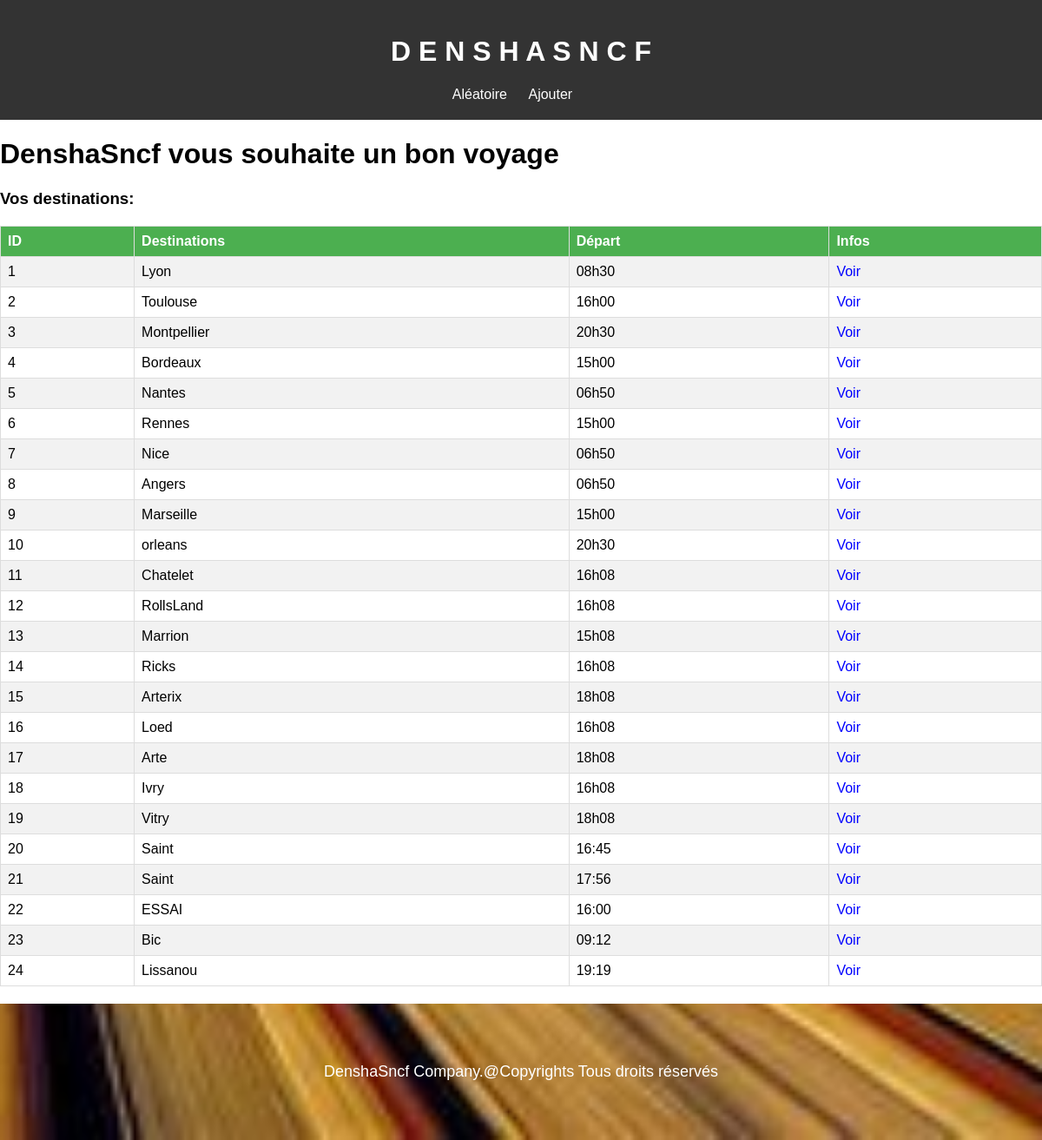
The app's page /ratp/index with its own data.
### ratp/models.py (models this page shows)
class Train(models.Model):
    id=models.AutoField(primary_key=True)
    arrets=models.CharField(max_length=100)
    destination=models.CharField(max_length=100)
    depart=models.CharField(max_length=100)
    arrivee=models.CharField(max_length=105)

### ratp/views.py (the view)
# urls.py: path('index',views.index, name="index" ),
def index(request):
    trai=Train.objects.all()
    return render(request,"ratp/index.html",{
        "train":trai,
    })

### ratp/templates/ratp/index.html (shortened to what this page needs)
{% load static %}
<!DOCTYPE html>
<html lang="en">
<head>
    <link rel="stylesheet" href="{% static 'ratp/CSS/index.css' %}">
</head>
<body>
    <header>
        <h1>D E N S H A S N C F</h1>
        <nav>
            <ul>
                <li><a href="./random">Aléatoire</a></li>
                <li><a href="./create">Ajouter</a></li>
            </ul>
        </nav>
    </header>
    <main>
        <h1>DenshaSncf vous souhaite un bon voyage</h1>
        <h3>Vos destinations:</h3>
        <div>
    <table>
        <tr>
            <th> ID</th>
            <th>Destinations</th>
            <th>Départ</th>
            <th>Infos</th>
        </tr>
        {% for i in train %}
        <tr>
            <td>{{i.id}}</td>
            <td>{{i.destination}}</td>
            <td>{{i.depart}}</td>
            <td><a href="./show/{{i.id}}">Voir</a></td>
        </tr>
        {% endfor %}
    </table>
    </div>
</main>
<footer>
    <p>DenshaSncf Company.@Copyrights Tous droits réservés</p>
</footer>
</body>
</html>

### ratp/static/ratp/CSS/index.css (style rules this page uses)
table { width: 100%; border-collapse: collapse; margin: 20px 0; }
th, td { border: 1px solid #ddd; padding: 8px; text-align: left; }
th { background-color: #4CAF50; color: white; }
tr:nth-child(even) { background-color: #f2f2f2; }
a { text-decoration: none; color: blue; }
body { font-family: Arial, sans-serif; margin: 0; padding: 0; }
header { background-color: #333; color: #fff; padding: 20px; text-align: center; }
nav ul { list-style-type: none; margin: 0; padding: 0; }
nav ul li { display: inline; margin-right: 20px; }
nav ul li a { color: #fff; text-decoration: none; }
footer { background-image: url('../img/train.jpeg' ); background-attachment: fixed; background-repeat: no-repeat; background-position: center; background-size: cover; padding:50px; display: flex; justify-content: center; align-items: center; }
footer p { color: white; font-size: large; }

### records on screen
Train: id "1", destination "Lyon", depart "08h30"
Train: id "2", destination "Toulouse", depart "16h00"
Train: id "3", destination "Montpellier", depart "20h30"
Train: id "4", destination "Bordeaux", depart "15h00"
Train: id "5", destination "Nantes", depart "06h50"
Train: id "6", destination "Rennes", depart "15h00"
Train: id "7", destination "Nice", depart "06h50"
Train: id "8", destination "Angers", depart "06h50"
Train: id "9", destination "Marseille", depart "15h00"
Train: id "10", destination "orleans", depart "20h30"
Train: id "11", destination "Chatelet", depart "16h08"
Train: id "12", destination "RollsLand", depart "16h08"
Train: id "13", destination "Marrion", depart "15h08"
Train: id "14", destination "Ricks", depart "16h08"
Train: id "15", destination "Arterix", depart "18h08"
Train: id "16", destination "Loed", depart "16h08"
Train: id "17", destination "Arte", depart "18h08"
Train: id "18", destination "Ivry", depart "16h08"
Train: id "19", destination "Vitry", depart "18h08"
Train: id "20", destination "Saint", depart "16:45"
Train: id "21", destination "Saint", depart "17:56"
Train: id "22", destination "ESSAI", depart "16:00"
Train: id "23", destination "Bic", depart "09:12"
Train: id "24", destination "Lissanou", depart "19:19"
